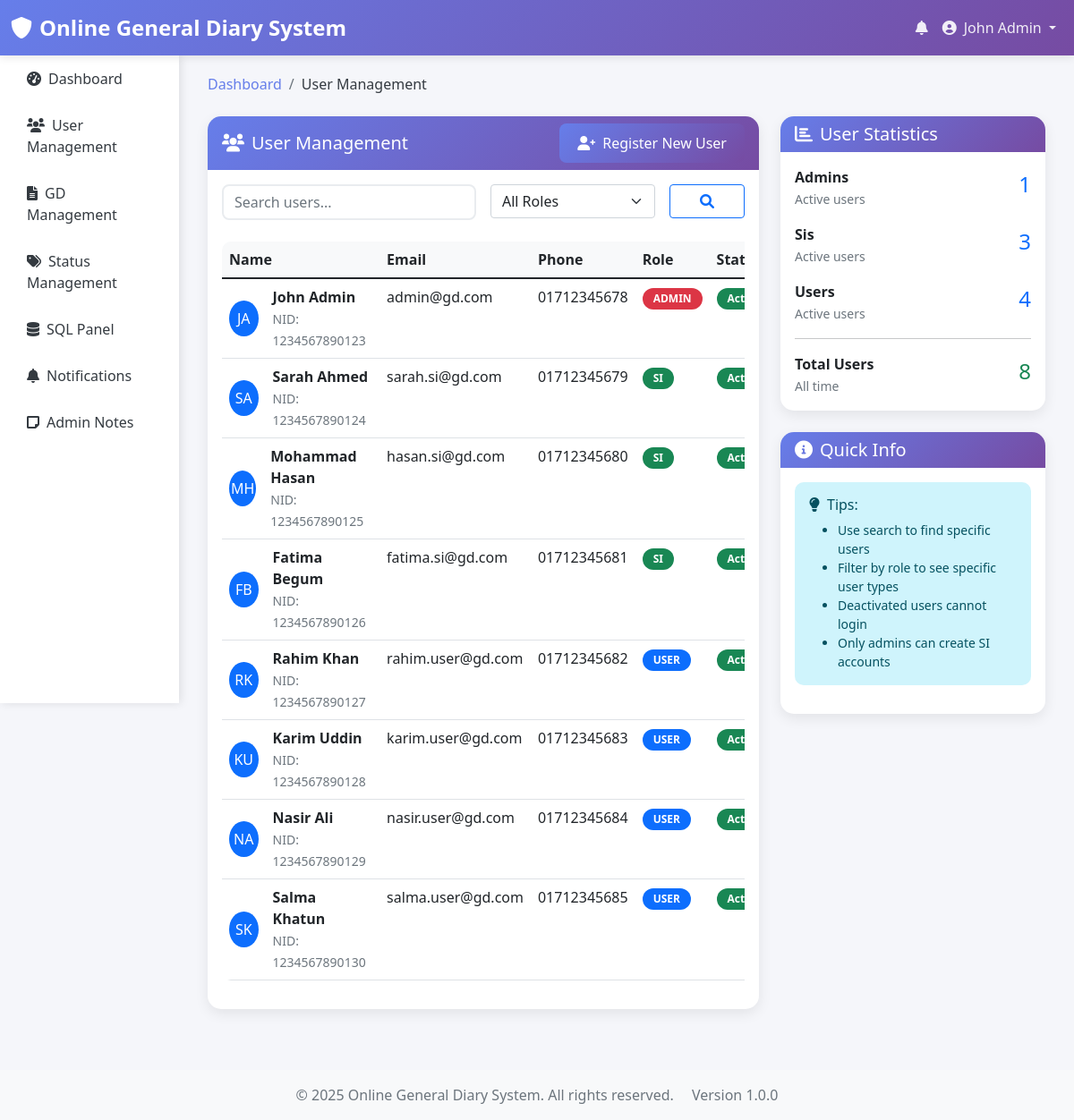
The page /admin/users.php (signed in) on the database its author committed.
### tables this page shows
CREATE TABLE IF NOT EXISTS users (
    user_id INT AUTO_INCREMENT PRIMARY KEY,
    f_name VARCHAR(50) NOT NULL,
    l_name VARCHAR(50) NOT NULL,
    email VARCHAR(100) UNIQUE NOT NULL,
    password VARCHAR(255) NOT NULL,
    phone VARCHAR(20),
    nid VARCHAR(20) UNIQUE,
    address TEXT,
    role ENUM('admin', 'si', 'user') NOT NULL DEFAULT 'user',
    is_active BOOLEAN DEFAULT TRUE,
    created_at TIMESTAMP DEFAULT CURRENT_TIMESTAMP,
    updated_at TIMESTAMP DEFAULT CURRENT_TIMESTAMP ON UPDATE CURRENT_TIMESTAMP,
    INDEX idx_email (email),
    INDEX idx_role (role),
    INDEX idx_nid (nid)
);

### includes/auth.php (called while the page is built, shortened)
<?php
$projectRoot = dirname(__DIR__);
require_once $projectRoot . '/config/config.php';
require_once $projectRoot . '/config/db.php';
function isLoggedIn() {
    return isset($_SESSION['user_id']) && !empty($_SESSION['user_id']);
}
function getCurrentUser() {
    $sql = "SELECT * FROM users WHERE user_id = ? AND is_active = 1";
    return fetchRow($sql, [$_SESSION['user_id']]);
}
function getCurrentUserRole() {
    $user = getCurrentUser();
    return $user ? $user['role'] : false;
}
function hasRole($role) {
    $userRole = getCurrentUserRole();
    return $userRole === $role;
}
function requireRole($role) {
    if (!hasRole($role)) {
        header('Location: ' . APP_URL . '/auth/login.php?error=access_denied');
        exit();
    }
}
function requireAdmin() {
    requireRole('admin');
}

### config/db.php (called while the page is built, shortened)
<?php
class Database {
    private $host = 'localhost';
    private $db_name = 'online_gd_system';
    private $username = 'root';
    private $password = '';
    private $charset = 'utf8mb4';
    public function getConnection() {
        $this->pdo = null;
        try {
            $dsn = "mysql:host=" . $this->host . ";dbname=" . $this->db_name . ";charset=" . $this->charset;
            $options = [
                PDO::ATTR_ERRMODE            => PDO::ERRMODE_EXCEPTION,
                PDO::ATTR_DEFAULT_FETCH_MODE => PDO::FETCH_ASSOC,
                PDO::ATTR_EMULATE_PREPARES   => false,
                PDO::MYSQL_ATTR_INIT_COMMAND => "SET NAMES utf8mb4"
            ];
            $this->pdo = new PDO($dsn, $this->username, $this->password, $options);
        } catch(PDOException $exception) {
            error_log("Database connection error: " . $exception->getMessage());
            die("Database connection failed. Please check your configuration.");
        }
        return $this->pdo;
        return $this->pdo;
    }
}
$database = new Database();
$pdo = $database->getConnection();
function executeQuery($sql, $params = []) {
    global $pdo;
    try {
        $stmt = $pdo->prepare($sql);
        $stmt->execute($params);
        return $stmt;
    } catch(PDOException $e) {
        error_log("Query execution error: " . $e->getMessage());
        return false;
    }
}
function fetchRow($sql, $params = []) {
    $stmt = executeQuery($sql, $params);
    return $stmt ? $stmt->fetch() : false;
}
function fetchAll($sql, $params = []) {
    $stmt = executeQuery($sql, $params);
    return $stmt ? $stmt->fetchAll() : false;
}

### admin/users.php (the view, shortened to what this page needs)
<?php
require_once '../includes/auth.php';
requireAdmin();
$page = $_GET['page'] ?? 1;
$search = $_GET['search'] ?? '';
$whereClause = "WHERE 1=1";
$params = [];
$limit = RECORDS_PER_PAGE;
$offset = ($page - 1) * $limit;
$countSql = "SELECT COUNT(*) as total FROM users {$whereClause}";
$totalResult = fetchRow($countSql, $params);
$total = $totalResult['total'];
$sql = "SELECT * FROM users {$whereClause} ORDER BY created_at DESC LIMIT {$limit} OFFSET {$offset}";
$users = fetchAll($sql, $params);
?>
<?php include '../header.php'; ?>
<nav aria-label="breadcrumb" class="mb-4">
    <ol class="breadcrumb">
        <li class="breadcrumb-item"><a href="dashboard.php">Dashboard</a></li>
        <li class="breadcrumb-item active" aria-current="page">User Management</li>
    </ol>
</nav>
<div class="row">
    <div class="col-lg-8">
        <div class="card">
            <div class="card-header d-flex justify-content-between align-items-center">
                <h5 class="mb-0"><i class="fas fa-users me-2"></i>User Management</h5>
                <a href="register_user.php" class="btn btn-primary">
                    <i class="fas fa-user-plus me-2"></i>Register New User
                </a>
            </div>
            <div class="card-body">
                <form method="GET" class="row g-3 mb-4">
                    <div class="col-md-6">
                        <input type="text" class="form-control" name="search" placeholder="Search users..."
                               value="<?php echo htmlspecialchars($search); ?>">
                    </div>
                    <div class="col-md-4">
                        <select class="form-select" name="role">
                            <option value="">All Roles</option>
                        </select>
                    </div>
                    <div class="col-md-2">
                        <button type="submit" class="btn btn-outline-primary w-100">
                            <i class="fas fa-search"></i>
                        </button>
                    </div>
                </form>
                <?php if (!empty($users)): ?>
                    <div class="table-responsive">
                        <table class="table table-hover">
                            <thead>
                                <tr>
                                    <th>Name</th>
                                    <th>Email</th>
                                    <th>Phone</th>
                                    <th>Role</th>
                                    <th>Status</th>
                                </tr>
                            </thead>
                            <tbody>
                                <?php foreach ($users as $user): ?>
                                    <tr>
                                        <td>
                                            <div class="d-flex align-items-center">
                                                <div class="avatar bg-primary text-white rounded-circle d-flex align-items-center justify-content-center me-3" style="width: 40px; height: 40px;">
                                                    <?php echo strtoupper(substr($user['f_name'], 0, 1) . substr($user['l_name'], 0, 1)); ?>
                                                </div>
                                                <div>
                                                    <div class="fw-bold"><?php echo htmlspecialchars($user['f_name'] . ' ' . $user['l_name']); ?></div>
                                                    <small class="text-muted">NID: <?php echo htmlspecialchars($user['nid']); ?></small>
                                                </div>
                                            </div>
                                        </td>
                                        <td><?php echo htmlspecialchars($user['email']); ?></td>
                                        <td><?php echo htmlspecialchars($user['phone']); ?></td>
                                        <td>
                                            <span class="badge bg-<?php
                                                switch($user['role']) {
                                                    case 'admin': echo 'danger'; break;
                                                    case 'si': echo 'success'; break;
                                                    case 'user': echo 'primary'; break;
                                                }
                                            ?>">
                                                <?php echo strtoupper($user['role']); ?>
                                            </span>
                                        </td>
                                        <td>
                                            <span class="badge bg-<?php echo $user['is_active'] ? 'success' : 'danger'; ?>">
                                                <?php echo $user['is_active'] ? 'Active' : 'Inactive'; ?>
                                            </span>
                                        </td>
                                    </tr>
                                <?php endforeach; ?>
                            </tbody>
                        </table>
                    </div>
                <?php endif; ?>
            </div>
        </div>
    </div>
    <div class="col-lg-4">
        <div class="card mb-4">
            <div class="card-header">
                <h5 class="mb-0"><i class="fas fa-chart-bar me-2"></i>User Statistics</h5>
            </div>
            <div class="card-body">
                <?php
                $sql = "SELECT role, COUNT(*) as count FROM users WHERE is_active = 1 GROUP BY role";
                $roleStats = fetchAll($sql);
                ?>
                <?php foreach ($roleStats as $stat): ?>
                    <div class="d-flex justify-content-between align-items-center mb-3">
                        <div>
                            <div class="fw-bold"><?php echo ucfirst($stat['role']); ?>s</div>
                            <small class="text-muted">Active users</small>
                        </div>
                        <div class="h4 text-primary"><?php echo $stat['count']; ?></div>
                    </div>
                <?php endforeach; ?>
                <hr>
                <div class="d-flex justify-content-between align-items-center">
                    <div>
                        <div class="fw-bold">Total Users</div>
                        <small class="text-muted">All time</small>
                    </div>
                    <div class="h4 text-success"><?php echo $total; ?></div>
                </div>
            </div>
        </div>
        <div class="card">
            <div class="card-header">
                <h5 class="mb-0"><i class="fas fa-info-circle me-2"></i>Quick Info</h5>
            </div>
            <div class="card-body">
                <div class="alert alert-info">
                    <h6><i class="fas fa-lightbulb me-2"></i>Tips:</h6>
                    <ul class="mb-0 small">
                        <li>Use search to find specific users</li>
                        <li>Filter by role to see specific user types</li>
                        <li>Deactivated users cannot login</li>
                        <li>Only admins can create SI accounts</li>
                    </ul>
                </div>
            </div>
        </div>
    </div>
</div>
<?php include '../footer.php'; ?>

### header.php (shortened to what this page needs)
<?php
$currentUser = getCurrentUser();
?>
<!DOCTYPE html>
<html lang="en">
<head>
    <link href="https://cdn.jsdelivr.net/npm/bootstrap@5.1.3/dist/css/bootstrap.min.css" rel="stylesheet">
    <link href="https://cdnjs.cloudflare.com/ajax/libs/font-awesome/6.0.0/css/all.min.css" rel="stylesheet">
</head>
<body>
    <nav class="navbar navbar-expand-lg navbar-dark">
        <div class="container-fluid">
            <a class="navbar-brand" href="<?php echo APP_URL; ?>">
                <i class="fas fa-shield-alt me-2"></i><?php echo APP_NAME; ?>
            </a>
            <div class="collapse navbar-collapse" id="navbarNav">
                <ul class="navbar-nav ms-auto">
                    <?php if ($currentUser): ?>
                        <li class="nav-item dropdown">
                            <a class="nav-link position-relative" href="#" id="notificationDropdown" role="button" data-bs-toggle="dropdown">
                                <i class="fas fa-bell"></i>
                            </a>
                        </li>
                        <li class="nav-item dropdown">
                            <a class="nav-link dropdown-toggle" href="#" id="userDropdown" role="button" data-bs-toggle="dropdown">
                                <i class="fas fa-user-circle me-2"></i><?php echo htmlspecialchars($currentUser['f_name'] . ' ' . $currentUser['l_name']); ?>
                            </a>
                        </li>
                    <?php endif; ?>
                </ul>
            </div>
        </div>
    </nav>
    <div class="container-fluid">
        <div class="row">
            <?php if ($currentUser): ?>
                <div class="col-md-3 col-lg-2 p-0">
                    <div class="sidebar">
                        <nav class="nav flex-column">
                            <?php
                            $currentRole = $currentUser['role'];
                            $currentPage = basename($_SERVER['PHP_SELF'], '.php');
                            $menuItems = [];
                            if ($currentRole === 'admin') {
                                $menuItems = [
                                    ['dashboard.php', 'fas fa-tachometer-alt', 'Dashboard'],
                                    ['users.php', 'fas fa-users', 'User Management'],
                                    ['gd_management.php', 'fas fa-file-alt', 'GD Management'],
                                    ['status_management.php', 'fas fa-tags', 'Status Management'],
                                    ['sql_panel.php', 'fas fa-database', 'SQL Panel'],
                                    ['notifications.php', 'fas fa-bell', 'Notifications'],
                                    ['admin_notes.php', 'fas fa-sticky-note', 'Admin Notes']
                                ];
                            } elseif ($currentRole === 'si') {
                                $menuItems = [
                                    ['dashboard.php', 'fas fa-tachometer-alt', 'Dashboard'],
                                    ['assigned_gds.php', 'fas fa-tasks', 'Assigned GDs'],
                                    ['notifications.php', 'fas fa-bell', 'Notifications']
                                ];
                            }
                            foreach ($menuItems as $item):
                                $isActive = ($item[0] === $currentPage) ? 'active' : '';
                            ?>
                                <a class="nav-link <?php echo $isActive; ?>" href="<?php echo APP_URL; ?>/<?php echo $currentRole; ?>/<?php echo $item[0]; ?>">
                                    <i class="<?php echo $item[1]; ?> me-2"></i><?php echo $item[2]; ?>
                                </a>
                            <?php endforeach; ?>
                        </nav>
                    </div>
                </div>
                <div class="col-md-9 col-lg-10">
                    <div class="main-content">
            <?php else: ?>
                <div class="col-12">
                    <div class="main-content">
            <?php endif; ?>

### header.php (style rules this page uses)
:root { --primary-color: #667eea; --secondary-color: #764ba2; --success-color: #28a745; --danger-color: #dc3545; --warning-color: #ffc107; --info-color: #17a2b8; --light-color: #f8f9fa; --dark-color: #343a40; }
body { font-family: 'Segoe UI', Tahoma, Geneva, Verdana, sans-serif; background-color: #f5f6fa; }
.navbar { background: linear-gradient(135deg, var(--primary-color) 0%, var(--secondary-color) 100%); box-shadow: 0 2px 10px rgba(0,0,0,0.1); }
.navbar-brand { font-weight: 700; font-size: 1.5rem; }
.navbar-nav .nav-link { color: rgba(255,255,255,0.9) !important; font-weight: 500; transition: all 0.3s ease; }
.sidebar { background: white; box-shadow: 2px 0 10px rgba(0,0,0,0.1); min-height: calc(100vh - 76px); }
.sidebar .nav-link { color: var(--dark-color); padding: 12px 20px; border-radius: 8px; margin: 2px 10px; transition: all 0.3s ease; }
.main-content { padding: 20px; }
.card { border: none; border-radius: 15px; box-shadow: 0 5px 15px rgba(0,0,0,0.08); transition: all 0.3s ease; }
.card-header { background: linear-gradient(135deg, var(--primary-color) 0%, var(--secondary-color) 100%); color: white; border-radius: 15px 15px 0 0 !important; border: none; }
.btn-primary { background: linear-gradient(135deg, var(--primary-color) 0%, var(--secondary-color) 100%); border: none; border-radius: 8px; padding: 10px 20px; transition: all 0.3s ease; }
.table { border-radius: 10px; overflow: hidden; }
.table thead th { background: var(--light-color); border: none; font-weight: 600; }
.badge { border-radius: 20px; padding: 6px 12px; }
.alert { border: none; border-radius: 10px; }
.form-control { border-radius: 8px; border: 2px solid #e9ecef; transition: all 0.3s ease; }
.breadcrumb { background: none; padding: 0; }
.breadcrumb-item a { color: var(--primary-color); text-decoration: none; }
.breadcrumb-item.active { color: var(--dark-color); }

### rows shown on the page
users: f_name+l_name "John Admin", f_name+l_name "JA", nid "1234567890123", email "admin@gd.com", phone "01712345678", role "ADMIN", is_active "Active"
users: f_name+l_name "SA", f_name+l_name "Sarah Ahmed", nid "1234567890124", email "sarah.si@gd.com", phone "01712345679", role "SI", is_active "Active"
users: f_name+l_name "MH", f_name+l_name "Mohammad Hasan", nid "1234567890125", email "hasan.si@gd.com", phone "01712345680", role "SI", is_active "Active"
users: f_name+l_name "FB", f_name+l_name "Fatima Begum", nid "1234567890126", email "fatima.si@gd.com", phone "01712345681", role "SI", is_active "Active"
users: f_name+l_name "RK", f_name+l_name "Rahim Khan", nid "1234567890127", email "rahim.user@gd.com", phone "01712345682", role "USER", is_active "Active"
users: f_name+l_name "KU", f_name+l_name "Karim Uddin", nid "1234567890128", email "karim.user@gd.com", phone "01712345683", role "USER", is_active "Active"
users: f_name+l_name "NA", f_name+l_name "Nasir Ali", nid "1234567890129", email "nasir.user@gd.com", phone "01712345684", role "USER", is_active "Active"
users: f_name+l_name "SK", f_name+l_name "Salma Khatun", nid "1234567890130", email "salma.user@gd.com", phone "01712345685", role "USER", is_active "Active"

### other values the page prints
APP_NAME "Online General Diary System"
$item[2] "Dashboard"
$item[2] "User Management"
$item[2] "GD Management"
$item[2] "Status Management"
$item[2] "SQL Panel"
$item[2] "Notifications"
$item[2] "Admin Notes"
$stat['role'] "Admin"
$stat['count'] "1"
$stat['role'] "Si"
$stat['count'] "3"
$stat['role'] "User"
$stat['count'] "4"
$total "8"
